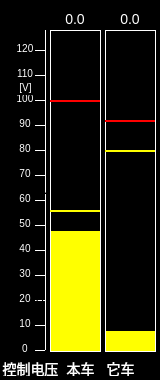
<?xml version="1.0" encoding="UTF-8"?>
<ui version="4.0">
 <class>CtrlControlVoltage</class>
 <widget class="QWidget" name="CtrlControlVoltage">
  <property name="geometry">
   <rect>
    <x>0</x>
    <y>0</y>
    <width>160</width>
    <height>380</height>
   </rect>
  </property>
  <property name="windowTitle">
   <string>Form</string>
  </property>
  <property name="styleSheet">
   <string notr="true">QWidget
{
	background-color:black;
border:1px solid transparent;
}</string>
  </property>
  <widget class="QLabel" name="label_8">
   <property name="geometry">
    <rect>
     <x>15</x>
     <y>40</y>
     <width>20</width>
     <height>17</height>
    </rect>
   </property>
   <property name="styleSheet">
    <string notr="true">font:10px;color:white</string>
   </property>
   <property name="text">
    <string>120</string>
   </property>
   <property name="alignment">
    <set>Qt::AlignCenter</set>
   </property>
  </widget>
  <widget class="QLabel" name="L1_36">
   <property name="geometry">
    <rect>
     <x>45</x>
     <y>30</y>
     <width>1</width>
     <height>320</height>
    </rect>
   </property>
   <property name="styleSheet">
    <string notr="true">border:1px solid white;</string>
   </property>
   <property name="text">
    <string>0.0</string>
   </property>
   <property name="alignment">
    <set>Qt::AlignCenter</set>
   </property>
  </widget>
  <widget class="QLabel" name="label_2">
   <property name="geometry">
    <rect>
     <x>15</x>
     <y>340</y>
     <width>20</width>
     <height>17</height>
    </rect>
   </property>
   <property name="styleSheet">
    <string notr="true">font:10px;color:white</string>
   </property>
   <property name="text">
    <string>0</string>
   </property>
   <property name="alignment">
    <set>Qt::AlignCenter</set>
   </property>
  </widget>
  <widget class="QLabel" name="L1_22">
   <property name="geometry">
    <rect>
     <x>35</x>
     <y>150</y>
     <width>10</width>
     <height>1</height>
    </rect>
   </property>
   <property name="styleSheet">
    <string notr="true">border:1px solid white;</string>
   </property>
   <property name="text">
    <string/>
   </property>
   <property name="alignment">
    <set>Qt::AlignCenter</set>
   </property>
  </widget>
  <widget class="QLabel" name="label">
   <property name="geometry">
    <rect>
     <x>60</x>
     <y>360</y>
     <width>41</width>
     <height>17</height>
    </rect>
   </property>
   <property name="styleSheet">
    <string notr="true">color:white;
font:14px;</string>
   </property>
   <property name="text">
    <string>本车</string>
   </property>
   <property name="alignment">
    <set>Qt::AlignCenter</set>
   </property>
  </widget>
  <widget class="QLabel" name="LBLValue">
   <property name="geometry">
    <rect>
     <x>55</x>
     <y>10</y>
     <width>40</width>
     <height>17</height>
    </rect>
   </property>
   <property name="styleSheet">
    <string notr="true">color:white;font:14px;</string>
   </property>
   <property name="text">
    <string>0.0</string>
   </property>
   <property name="alignment">
    <set>Qt::AlignCenter</set>
   </property>
  </widget>
  <widget class="QLabel" name="L1_27">
   <property name="geometry">
    <rect>
     <x>35</x>
     <y>100</y>
     <width>10</width>
     <height>1</height>
    </rect>
   </property>
   <property name="styleSheet">
    <string notr="true">border:1px solid white;</string>
   </property>
   <property name="text">
    <string/>
   </property>
   <property name="alignment">
    <set>Qt::AlignCenter</set>
   </property>
  </widget>
  <widget class="QLabel" name="label_7">
   <property name="geometry">
    <rect>
     <x>15</x>
     <y>90</y>
     <width>20</width>
     <height>17</height>
    </rect>
   </property>
   <property name="styleSheet">
    <string notr="true">font:10px;color:white</string>
   </property>
   <property name="text">
    <string>100</string>
   </property>
   <property name="alignment">
    <set>Qt::AlignCenter</set>
   </property>
  </widget>
  <widget class="QLabel" name="label_9">
   <property name="geometry">
    <rect>
     <x>15</x>
     <y>80</y>
     <width>21</width>
     <height>15</height>
    </rect>
   </property>
   <property name="styleSheet">
    <string notr="true">color:white;
font:10px;</string>
   </property>
   <property name="text">
    <string>[V]</string>
   </property>
   <property name="alignment">
    <set>Qt::AlignCenter</set>
   </property>
  </widget>
  <widget class="QLabel" name="label_4">
   <property name="geometry">
    <rect>
     <x>15</x>
     <y>290</y>
     <width>20</width>
     <height>17</height>
    </rect>
   </property>
   <property name="styleSheet">
    <string notr="true">font:10px;color:white</string>
   </property>
   <property name="text">
    <string>20</string>
   </property>
   <property name="alignment">
    <set>Qt::AlignCenter</set>
   </property>
  </widget>
  <widget class="QLabel" name="L1_32">
   <property name="geometry">
    <rect>
     <x>35</x>
     <y>50</y>
     <width>10</width>
     <height>1</height>
    </rect>
   </property>
   <property name="styleSheet">
    <string notr="true">border:1px solid white;</string>
   </property>
   <property name="text">
    <string/>
   </property>
   <property name="alignment">
    <set>Qt::AlignCenter</set>
   </property>
  </widget>
  <widget class="QLabel" name="label_6">
   <property name="geometry">
    <rect>
     <x>15</x>
     <y>140</y>
     <width>20</width>
     <height>17</height>
    </rect>
   </property>
   <property name="styleSheet">
    <string notr="true">font:10px;color:white</string>
   </property>
   <property name="text">
    <string>80</string>
   </property>
   <property name="alignment">
    <set>Qt::AlignCenter</set>
   </property>
  </widget>
  <widget class="QLabel" name="LBLBackground">
   <property name="geometry">
    <rect>
     <x>50</x>
     <y>30</y>
     <width>51</width>
     <height>322</height>
    </rect>
   </property>
   <property name="styleSheet">
    <string notr="true">background-color:yellow;border:1px solid white;</string>
   </property>
   <property name="text">
    <string/>
   </property>
   <property name="alignment">
    <set>Qt::AlignCenter</set>
   </property>
  </widget>
  <widget class="QLabel" name="L1">
   <property name="geometry">
    <rect>
     <x>35</x>
     <y>350</y>
     <width>10</width>
     <height>1</height>
    </rect>
   </property>
   <property name="styleSheet">
    <string notr="true">border:1px solid white;</string>
   </property>
   <property name="text">
    <string/>
   </property>
   <property name="alignment">
    <set>Qt::AlignCenter</set>
   </property>
  </widget>
  <widget class="QLabel" name="label_3">
   <property name="geometry">
    <rect>
     <x>15</x>
     <y>240</y>
     <width>20</width>
     <height>17</height>
    </rect>
   </property>
   <property name="styleSheet">
    <string notr="true">font:10px;color:white</string>
   </property>
   <property name="text">
    <string>40</string>
   </property>
   <property name="alignment">
    <set>Qt::AlignCenter</set>
   </property>
  </widget>
  <widget class="QLabel" name="LBLValueRect">
   <property name="geometry">
    <rect>
     <x>51</x>
     <y>31</y>
     <width>49</width>
     <height>200</height>
    </rect>
   </property>
   <property name="styleSheet">
    <string notr="true">border:1px solid transparent;</string>
   </property>
   <property name="text">
    <string/>
   </property>
   <property name="alignment">
    <set>Qt::AlignCenter</set>
   </property>
  </widget>
  <widget class="QLabel" name="L1_12">
   <property name="geometry">
    <rect>
     <x>35</x>
     <y>250</y>
     <width>10</width>
     <height>1</height>
    </rect>
   </property>
   <property name="styleSheet">
    <string notr="true">border:1px solid white;</string>
   </property>
   <property name="text">
    <string/>
   </property>
   <property name="alignment">
    <set>Qt::AlignCenter</set>
   </property>
  </widget>
  <widget class="QLabel" name="L1_17">
   <property name="geometry">
    <rect>
     <x>35</x>
     <y>200</y>
     <width>10</width>
     <height>1</height>
    </rect>
   </property>
   <property name="styleSheet">
    <string notr="true">border:1px solid white;</string>
   </property>
   <property name="text">
    <string/>
   </property>
   <property name="alignment">
    <set>Qt::AlignCenter</set>
   </property>
  </widget>
  <widget class="QLabel" name="label_5">
   <property name="geometry">
    <rect>
     <x>15</x>
     <y>190</y>
     <width>20</width>
     <height>17</height>
    </rect>
   </property>
   <property name="styleSheet">
    <string notr="true">font:10px;color:white</string>
   </property>
   <property name="text">
    <string>60</string>
   </property>
   <property name="alignment">
    <set>Qt::AlignCenter</set>
   </property>
  </widget>
  <widget class="QLabel" name="L1_9">
   <property name="geometry">
    <rect>
     <x>35</x>
     <y>300</y>
     <width>10</width>
     <height>1</height>
    </rect>
   </property>
   <property name="styleSheet">
    <string notr="true">border:1px solid white;</string>
   </property>
   <property name="text">
    <string>0.0</string>
   </property>
   <property name="alignment">
    <set>Qt::AlignCenter</set>
   </property>
  </widget>
  <widget class="QLabel" name="LBLBackground2">
   <property name="geometry">
    <rect>
     <x>105</x>
     <y>30</y>
     <width>51</width>
     <height>322</height>
    </rect>
   </property>
   <property name="styleSheet">
    <string notr="true">background-color:yellow;border:1px solid white;</string>
   </property>
   <property name="text">
    <string/>
   </property>
   <property name="alignment">
    <set>Qt::AlignCenter</set>
   </property>
  </widget>
  <widget class="QLabel" name="LBLValueRect2">
   <property name="geometry">
    <rect>
     <x>106</x>
     <y>31</y>
     <width>49</width>
     <height>300</height>
    </rect>
   </property>
   <property name="styleSheet">
    <string notr="true">border:1px solid transparent;</string>
   </property>
   <property name="text">
    <string/>
   </property>
   <property name="alignment">
    <set>Qt::AlignCenter</set>
   </property>
  </widget>
  <widget class="QLabel" name="LBLValue2">
   <property name="geometry">
    <rect>
     <x>110</x>
     <y>10</y>
     <width>40</width>
     <height>17</height>
    </rect>
   </property>
   <property name="styleSheet">
    <string notr="true">color:white;font:14px;</string>
   </property>
   <property name="text">
    <string>0.0</string>
   </property>
   <property name="alignment">
    <set>Qt::AlignCenter</set>
   </property>
  </widget>
  <widget class="QLabel" name="L1_13">
   <property name="geometry">
    <rect>
     <x>35</x>
     <y>275</y>
     <width>10</width>
     <height>1</height>
    </rect>
   </property>
   <property name="styleSheet">
    <string notr="true">border:1px solid white;</string>
   </property>
   <property name="text">
    <string/>
   </property>
   <property name="alignment">
    <set>Qt::AlignCenter</set>
   </property>
  </widget>
  <widget class="QLabel" name="L1_14">
   <property name="geometry">
    <rect>
     <x>35</x>
     <y>325</y>
     <width>10</width>
     <height>1</height>
    </rect>
   </property>
   <property name="styleSheet">
    <string notr="true">border:1px solid white;</string>
   </property>
   <property name="text">
    <string/>
   </property>
   <property name="alignment">
    <set>Qt::AlignCenter</set>
   </property>
  </widget>
  <widget class="QLabel" name="L1_15">
   <property name="geometry">
    <rect>
     <x>35</x>
     <y>225</y>
     <width>10</width>
     <height>1</height>
    </rect>
   </property>
   <property name="styleSheet">
    <string notr="true">border:1px solid white;</string>
   </property>
   <property name="text">
    <string/>
   </property>
   <property name="alignment">
    <set>Qt::AlignCenter</set>
   </property>
  </widget>
  <widget class="QLabel" name="L1_16">
   <property name="geometry">
    <rect>
     <x>35</x>
     <y>175</y>
     <width>10</width>
     <height>1</height>
    </rect>
   </property>
   <property name="styleSheet">
    <string notr="true">border:1px solid white;</string>
   </property>
   <property name="text">
    <string/>
   </property>
   <property name="alignment">
    <set>Qt::AlignCenter</set>
   </property>
  </widget>
  <widget class="QLabel" name="L1_18">
   <property name="geometry">
    <rect>
     <x>35</x>
     <y>125</y>
     <width>10</width>
     <height>1</height>
    </rect>
   </property>
   <property name="styleSheet">
    <string notr="true">border:1px solid white;</string>
   </property>
   <property name="text">
    <string/>
   </property>
   <property name="alignment">
    <set>Qt::AlignCenter</set>
   </property>
  </widget>
  <widget class="QLabel" name="L1_19">
   <property name="geometry">
    <rect>
     <x>35</x>
     <y>75</y>
     <width>10</width>
     <height>1</height>
    </rect>
   </property>
   <property name="styleSheet">
    <string notr="true">border:1px solid white;</string>
   </property>
   <property name="text">
    <string/>
   </property>
   <property name="alignment">
    <set>Qt::AlignCenter</set>
   </property>
  </widget>
  <widget class="QLabel" name="label_10">
   <property name="geometry">
    <rect>
     <x>15</x>
     <y>65</y>
     <width>20</width>
     <height>17</height>
    </rect>
   </property>
   <property name="styleSheet">
    <string notr="true">font:10px;color:white</string>
   </property>
   <property name="text">
    <string>110</string>
   </property>
   <property name="alignment">
    <set>Qt::AlignCenter</set>
   </property>
  </widget>
  <widget class="QLabel" name="label_11">
   <property name="geometry">
    <rect>
     <x>15</x>
     <y>115</y>
     <width>20</width>
     <height>17</height>
    </rect>
   </property>
   <property name="styleSheet">
    <string notr="true">font:10px;color:white</string>
   </property>
   <property name="text">
    <string>90</string>
   </property>
   <property name="alignment">
    <set>Qt::AlignCenter</set>
   </property>
  </widget>
  <widget class="QLabel" name="label_12">
   <property name="geometry">
    <rect>
     <x>15</x>
     <y>165</y>
     <width>20</width>
     <height>17</height>
    </rect>
   </property>
   <property name="styleSheet">
    <string notr="true">font:10px;color:white</string>
   </property>
   <property name="text">
    <string>70</string>
   </property>
   <property name="alignment">
    <set>Qt::AlignCenter</set>
   </property>
  </widget>
  <widget class="QLabel" name="label_13">
   <property name="geometry">
    <rect>
     <x>15</x>
     <y>215</y>
     <width>20</width>
     <height>17</height>
    </rect>
   </property>
   <property name="styleSheet">
    <string notr="true">font:10px;color:white</string>
   </property>
   <property name="text">
    <string>50</string>
   </property>
   <property name="alignment">
    <set>Qt::AlignCenter</set>
   </property>
  </widget>
  <widget class="QLabel" name="label_14">
   <property name="geometry">
    <rect>
     <x>15</x>
     <y>265</y>
     <width>20</width>
     <height>17</height>
    </rect>
   </property>
   <property name="styleSheet">
    <string notr="true">font:10px;color:white</string>
   </property>
   <property name="text">
    <string>30</string>
   </property>
   <property name="alignment">
    <set>Qt::AlignCenter</set>
   </property>
  </widget>
  <widget class="QLabel" name="label_15">
   <property name="geometry">
    <rect>
     <x>15</x>
     <y>315</y>
     <width>20</width>
     <height>17</height>
    </rect>
   </property>
   <property name="styleSheet">
    <string notr="true">font:10px;color:white</string>
   </property>
   <property name="text">
    <string>10</string>
   </property>
   <property name="alignment">
    <set>Qt::AlignCenter</set>
   </property>
  </widget>
  <widget class="QLabel" name="LBLredline1">
   <property name="geometry">
    <rect>
     <x>50</x>
     <y>100</y>
     <width>50</width>
     <height>2</height>
    </rect>
   </property>
   <property name="styleSheet">
    <string notr="true">border:4px solid red;</string>
   </property>
   <property name="text">
    <string/>
   </property>
   <property name="alignment">
    <set>Qt::AlignCenter</set>
   </property>
  </widget>
  <widget class="QLabel" name="LBLredline2">
   <property name="geometry">
    <rect>
     <x>105</x>
     <y>120</y>
     <width>50</width>
     <height>2</height>
    </rect>
   </property>
   <property name="styleSheet">
    <string notr="true">border:4px solid red;</string>
   </property>
   <property name="text">
    <string/>
   </property>
   <property name="alignment">
    <set>Qt::AlignCenter</set>
   </property>
  </widget>
  <widget class="QLabel" name="LBLyellowline2">
   <property name="geometry">
    <rect>
     <x>105</x>
     <y>150</y>
     <width>50</width>
     <height>2</height>
    </rect>
   </property>
   <property name="styleSheet">
    <string notr="true">border:4px solid yellow;</string>
   </property>
   <property name="text">
    <string/>
   </property>
   <property name="alignment">
    <set>Qt::AlignCenter</set>
   </property>
  </widget>
  <widget class="QLabel" name="LBLyellowline1">
   <property name="geometry">
    <rect>
     <x>50</x>
     <y>210</y>
     <width>50</width>
     <height>2</height>
    </rect>
   </property>
   <property name="styleSheet">
    <string notr="true">border:4px solid yellow;</string>
   </property>
   <property name="text">
    <string/>
   </property>
   <property name="alignment">
    <set>Qt::AlignCenter</set>
   </property>
  </widget>
  <widget class="QLabel" name="label_16">
   <property name="geometry">
    <rect>
     <x>100</x>
     <y>360</y>
     <width>41</width>
     <height>17</height>
    </rect>
   </property>
   <property name="styleSheet">
    <string notr="true">color:white;
font:14px;</string>
   </property>
   <property name="text">
    <string>它车</string>
   </property>
   <property name="alignment">
    <set>Qt::AlignCenter</set>
   </property>
  </widget>
  <widget class="QLabel" name="label_17">
   <property name="geometry">
    <rect>
     <x>0</x>
     <y>360</y>
     <width>61</width>
     <height>17</height>
    </rect>
   </property>
   <property name="styleSheet">
    <string notr="true">color:white;
font:14px;</string>
   </property>
   <property name="text">
    <string>控制电压</string>
   </property>
   <property name="alignment">
    <set>Qt::AlignCenter</set>
   </property>
  </widget>
 </widget>
 <resources/>
 <connections/>
</ui>
